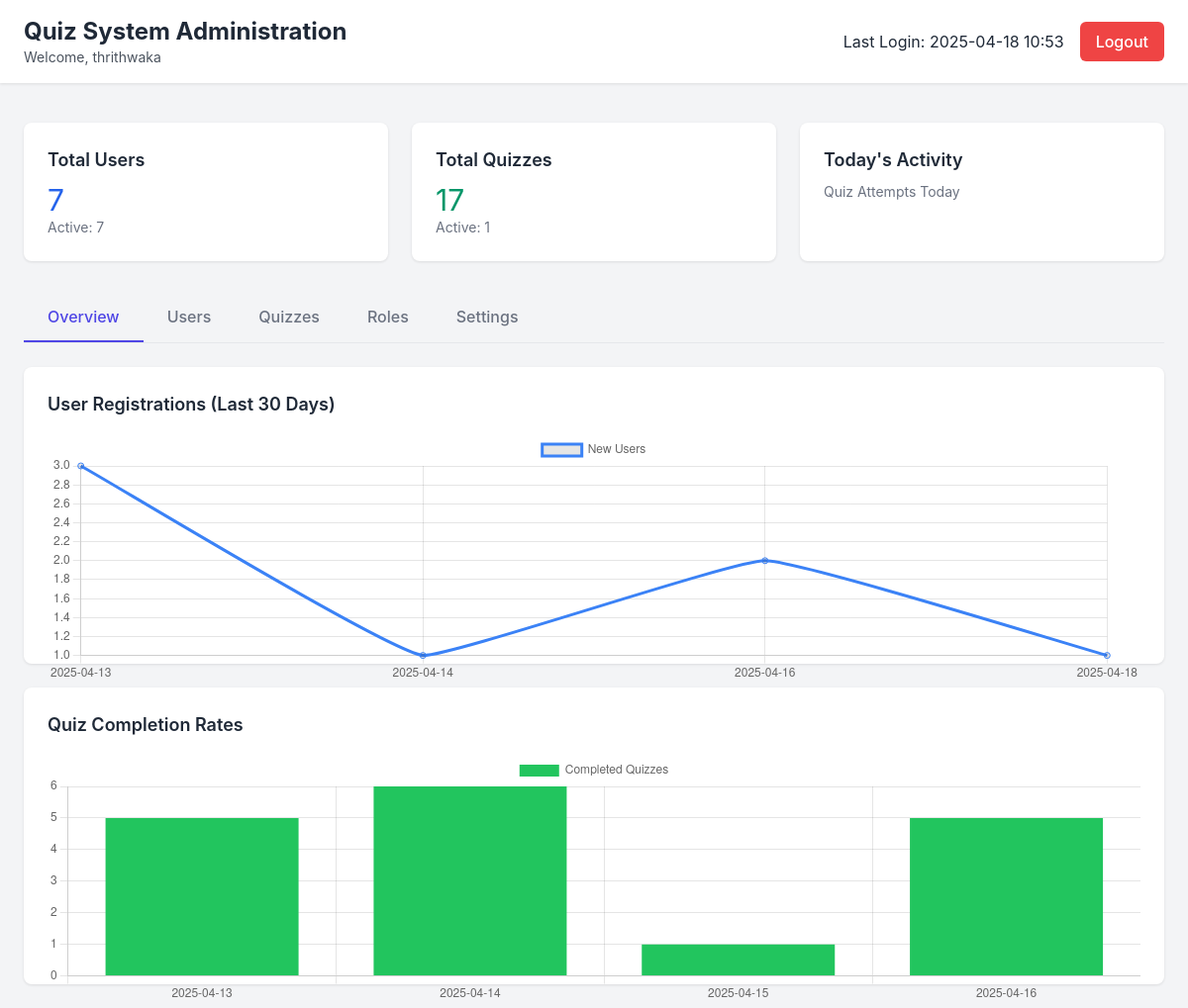
Page /admin (signed in) on the earlier database version.
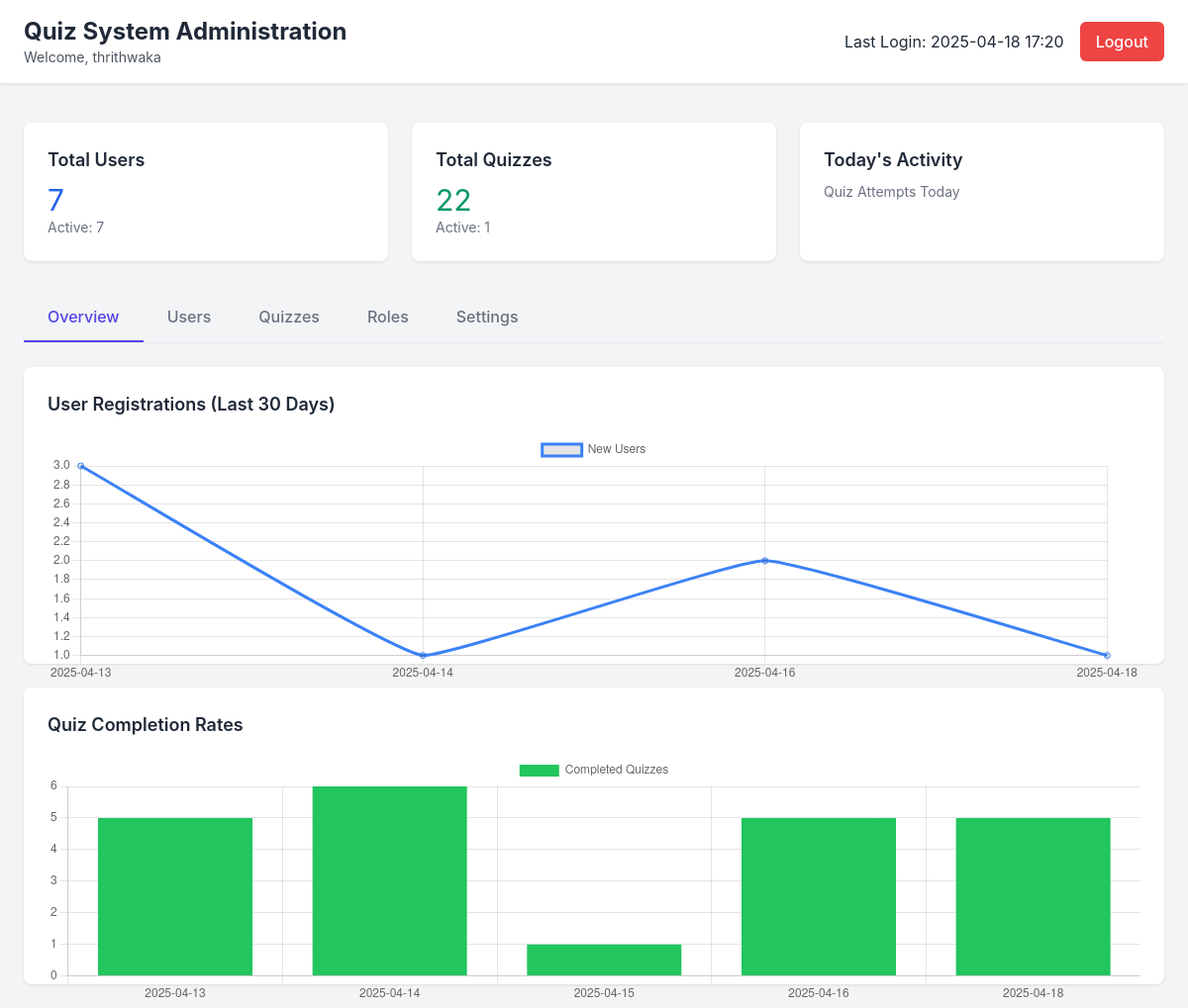
Same page on the later database version.
### app.py (models this page shows, shortened)
class User(UserMixin, db.Model):
    id = db.Column(db.Integer, primary_key=True)
    unique_id = db.Column(db.String(20), unique=True, nullable=False)  # Format: ccf@FFLL1234
    username = db.Column(db.String(100), unique=True, nullable=False)
    email = db.Column(db.String(100), unique=True, nullable=False)
    password = db.Column(db.String(200), nullable=False)
    first_name = db.Column(db.String(50), nullable=False)
    last_name = db.Column(db.String(50), nullable=False)
    profile_pic = db.Column(db.String(200), nullable=True, default='default.png')
    created_at = db.Column(db.DateTime, default=datetime.now)
    role_id = db.Column(db.Integer, db.ForeignKey('role.id'), nullable=False)
    is_admin = db.Column(db.Boolean, default=False)
    is_active = db.Column(db.Boolean, default=True)
    last_login = db.Column(db.DateTime, default=datetime.now)
    created_quizzes = db.relationship('Quiz', backref='creator', lazy=True, foreign_keys='Quiz.creator_id')
    quiz_attempts = db.relationship('Attempt', backref='user', lazy=True)

### app.py (the view)
@app.route('/admin')
@login_required
def admin():
    total_users = User.query.count()
    active_users = User.query.filter_by(is_active=True).count()
    total_quizzes = Quiz.query.count()
    active_quizzes = Quiz.query.filter_by(status='active').count()
    thirty_days_ago = datetime.now() - timedelta(days=30)
    reg_data = db.session.query(
        func.date(User.created_at).label('date'),
        func.count(User.id).label('count')
    ).filter(User.created_at >= thirty_days_ago)\
     .group_by(func.date(User.created_at))\
     .all()
    reg_dates = [str(data.date) for data in reg_data]
    reg_counts = [data.count for data in reg_data]
    quiz_data = db.session.query(
        func.date(Quiz.created_at).label('date'),
        func.count(Quiz.id).label('count')
    ).filter(Quiz.created_at >= thirty_days_ago)\
     .group_by(func.date(Quiz.created_at))\
     .all()
    quiz_dates = [str(data.date) for data in quiz_data]
    quiz_counts = [data.count for data in quiz_data]
    return render_template('admin.html',
                         total_users=total_users,
                         active_users=active_users,
                         total_quizzes=total_quizzes,
                         active_quizzes=active_quizzes,
                         reg_dates=reg_dates,
                         reg_counts=reg_counts,
                         quiz_dates=quiz_dates,
                         quiz_counts=quiz_counts)

### app.py (called while the page is built)
@login_manager.user_loader
def load_user(user_id):
    return User.query.get(int(user_id))

### templates/admin.html (shortened to what this page needs)
<!DOCTYPE html>
<html lang="en">
<head>
    <link href="https://cdn.jsdelivr.net/npm/tailwindcss@2.2.19/dist/tailwind.min.css" rel="stylesheet">
    <link rel="stylesheet" href="static/css/admin.css">
</head>
<body class="bg-gray-100">
    <div class="min-h-screen">
        <header class="admin-header">
            <div class="flex justify-between items-center">
                <div>
                    <h1 class="text-2xl font-bold">Quiz System Administration</h1>
                    <p class="text-sm opacity-80">Welcome, {{ current_user.username }}</p>
                </div>
                <div class="flex items-center gap-4">
                    <span>Last Login: {{ current_user.last_login.strftime('%Y-%m-%d %H:%M') }}</span>
                    <a href="{{ url_for('logout') }}" class="btn btn-danger">Logout</a>
                </div>
            </div>
        </header>
        <div class="p-6">
            <div class="dashboard-grid">
                <div class="stats-card">
                    <h3 class="text-lg font-semibold mb-2">Total Users</h3>
                    <p class="text-3xl text-blue-600">{{ total_users }}</p>
                    <p class="text-sm text-gray-500">Active: {{ active_users }}</p>
                </div>
                <div class="stats-card">
                    <h3 class="text-lg font-semibold mb-2">Total Quizzes</h3>
                    <p class="text-3xl text-green-600">{{ total_quizzes }}</p>
                    <p class="text-sm text-gray-500">Active: {{ active_quizzes }}</p>
                </div>
                <div class="stats-card">
                    <h3 class="text-lg font-semibold mb-2">Today's Activity</h3>
                    <p class="text-sm text-gray-500">Quiz Attempts Today</p>
                </div>
            </div>
            <div class="mt-8">
                <nav class="flex border-b">
                    <button class="tab-button active" data-tab="overview">Overview</button>
                    <button class="tab-button" data-tab="users">Users</button>
                    <button class="tab-button" data-tab="quizzes">Quizzes</button>
                    <button class="tab-button" data-tab="roles">Roles</button>
                    <button class="tab-button" data-tab="settings">Settings</button>
                </nav>
                <div class="mt-6">
                    <div id="overview-tab" class="tab-content">
                        <div class="chart-container">
                            <h3 class="text-lg font-semibold mb-4">User Registrations (Last 30 Days)</h3>
                            <canvas id="registrationChart"></canvas>
                        </div>
                        <div class="chart-container mt-6">
                            <h3 class="text-lg font-semibold mb-4">Quiz Completion Rates</h3>
                            <canvas id="quizCompletionChart"></canvas>
                        </div>
                    </div>
                </div>
            </div>
        </div>
    </div>
    <script>
        // Tab switching functionality
        document.querySelectorAll('.tab-button').forEach(button => {
            button.addEventListener('click', () => {
                // Remove active class from all buttons and hide all tabs
                document.querySelectorAll('.tab-button').forEach(btn => btn.classList.remove('active'));
                document.querySelectorAll('.tab-content').forEach(content => content.classList.add('hidden'));
                // Add active class to clicked button and show corresponding tab
                button.classList.add('active');
                document.getElementById(button.dataset.tab + '-tab').classList.remove('hidden');
            });
        });
        // Initialize charts if data is available
        if (document.getElementById('registrationChart')) {
            new Chart(document.getElementById('registrationChart'), {
                type: 'line',
                data: {
                    labels: {{ reg_dates|tojson }},
                    datasets: [{
                        label: 'New Users',
                        data: {{ reg_counts|tojson }},
                        borderColor: 'rgb(59, 130, 246)',
                        tension: 0.1
                    }]
                },
                options: {
                    responsive: true,
                    maintainAspectRatio: false
                }
            });
        }
        if (document.getElementById('quizCompletionChart')) {
            new Chart(document.getElementById('quizCompletionChart'), {
                type: 'bar',
                data: {
                    labels: {{ quiz_dates|tojson }},
                    datasets: [{
                        label: 'Completed Quizzes',
                        data: {{ quiz_counts|tojson }},
                        backgroundColor: 'rgb(34, 197, 94)'
                    }]
                },
                options: {
                    responsive: true,
                    maintainAspectRatio: false
                }
            });
        }
    </script>
</body>
</html>

### static/css/admin.css (style rules this page uses)
:root { --primary-color: #4f46e5; --primary-hover: #4338ca; --danger-color: #ef4444; --danger-hover: #dc2626; --success-color: #10b981; --text-dark: #1f2937; --text-light: #6b7280; --border-color: #e5e7eb; }
body { font-family: 'Inter', system-ui, -apple-system, BlinkMacSystemFont, sans-serif; color: var(--text-dark); }
.admin-header { background-color: white; padding: 1rem 1.5rem; box-shadow: 0 1px 3px rgba(0, 0, 0, 0.1); margin-bottom: 1rem; }
.dashboard-grid { display: grid; grid-template-columns: repeat(auto-fill, minmax(300px, 1fr)); gap: 1.5rem; }
.stats-card { background-color: white; border-radius: 0.5rem; padding: 1.5rem; box-shadow: 0 1px 3px rgba(0, 0, 0, 0.1); transition: transform 0.2s ease, box-shadow 0.2s ease; }
.tab-button { padding: 0.75rem 1.5rem; border: none; background: none; font-weight: 500; color: var(--text-light); border-bottom: 2px solid transparent; transition: all 0.2s ease; cursor: pointer; }
.tab-button.active { color: var(--primary-color); border-bottom-color: var(--primary-color); }
.chart-container { background-color: white; border-radius: 0.5rem; padding: 1.5rem; box-shadow: 0 1px 3px rgba(0, 0, 0, 0.1); height: 300px; }
.btn { display: inline-block; padding: 0.5rem 1rem; font-weight: 500; border-radius: 0.375rem; cursor: pointer; transition: background-color 0.2s ease; border: none; }
.btn-danger { background-color: var(--danger-color); color: white; }

Differences in the rows shown:
changed User "thrithwaka": last_login "2025-04-18 10:53" → "2025-04-18 17:20"
Other differences:
{{ total_quizzes }}: "17" → "22"
chart data {{ quiz_dates|tojson }}: ["2025-04-13", "2025-04-14", "2025-04-15", "2025-04-16"] → ["2025-04-13", "2025-04-14", "2025-04-15", "2025-04-16", "2025-04-18"]
chart data {{ quiz_counts|tojson }}: [5, 6, 1, 5] → [5, 6, 1, 5, 5]
